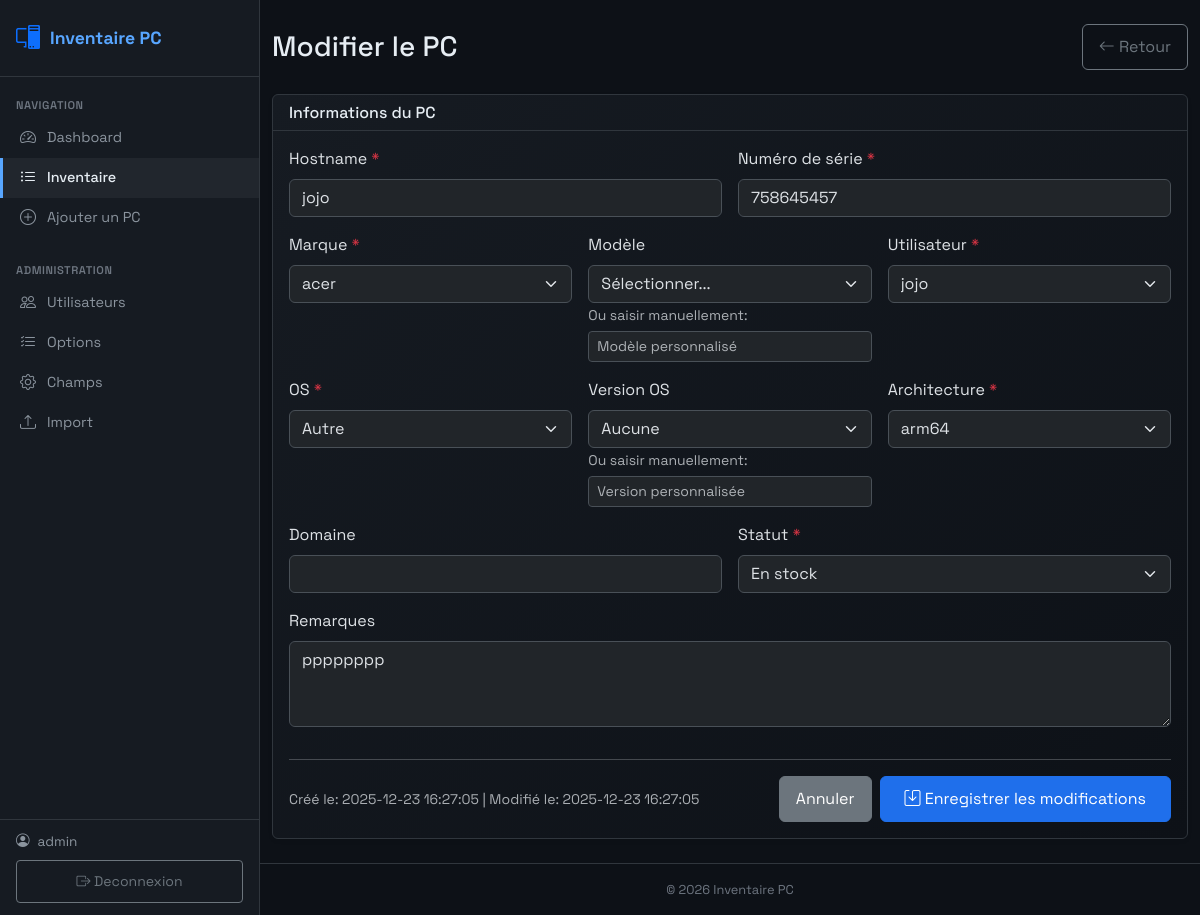
The page /pc_edit.php?id=69 (signed in) on the database its author committed.
### tables this page shows
CREATE TABLE `pcs` (
  `id` int(10) UNSIGNED NOT NULL,
  `hostname` varchar(100) NOT NULL,
  `serial` varchar(100) NOT NULL,
  `marque` varchar(80) NOT NULL,
  `modele` varchar(120) DEFAULT NULL,
  `utilisateur` varchar(120) NOT NULL,
  `domaine` varchar(120) DEFAULT NULL,
  `os` varchar(80) NOT NULL,
  `os_version` varchar(80) DEFAULT NULL,
  `architecture` enum('x86','x64','arm64') NOT NULL,
  `statut` enum('En service','En stock','En réparation','Retiré') NOT NULL,
  `remarques` text DEFAULT NULL,
  `created_at` timestamp NOT NULL DEFAULT current_timestamp(),
  `updated_at` timestamp NOT NULL DEFAULT current_timestamp() ON UPDATE current_timestamp()
);

### includes/get_options.php (called while the page is built, shortened)
<?php
$rows = $pdo->query(
    "SELECT field_name, option_group, option_value
     FROM field_options
     ORDER BY field_name, option_group, display_order, option_value"
)->fetchAll();
$marques = [];
$modeles = [];
$os      = [];
$os_version = [];
foreach ($rows as $row) {
    $fn  = $row['field_name'];
    $grp = $row['option_group'];
    $val = $row['option_value'];
    if ($fn === 'marque') {
        $marques[] = $val;
    } elseif ($fn === 'modele') {
        $modeles[$grp][] = $val;
    } elseif ($fn === 'os') {
        $os[$grp][] = $val;
    } elseif ($fn === 'os_version') {
        $os_version[] = $val;
    }
}
return [
    'marque'     => $marques,
    'modele'     => $modeles,
    'os'         => $os,
    'os_version' => $os_version,
];

### pc_edit.php (the view, shortened to what this page needs)
<?php
require __DIR__ . "/db.php";
$id = filter_input(INPUT_GET, "id", FILTER_VALIDATE_INT);
$options = require __DIR__ . "/get_options.php";
$stmtUsers = $pdo->query("SELECT DISTINCT utilisateur FROM pcs ORDER BY utilisateur");
$existingUsers = $stmtUsers->fetchAll(PDO::FETCH_COLUMN);
$stmtBrands = $pdo->query("SELECT DISTINCT marque FROM pcs ORDER BY marque");
$existingBrands = $stmtBrands->fetchAll(PDO::FETCH_COLUMN);
$allBrands = array_unique(array_merge($options['marque'], $existingBrands));
$stmt = $pdo->prepare("SELECT * FROM pcs WHERE id = ?");
$stmt->execute([$id]);
$pc = $stmt->fetch();
function e($v) { return htmlspecialchars((string)$v, ENT_QUOTES, "UTF-8"); }
require __DIR__ . "/partials/header.php";
?>
<div class="container-fluid py-4">
  <div class="d-flex justify-content-between align-items-center mb-4">
    <h3 class="mb-0">Modifier le PC</h3>
    <a class="btn btn-outline-secondary" href="pcs.php">
      <i class="bi bi-arrow-left"></i> Retour
    </a>
  </div>
  <div class="card shadow-sm">
    <div class="card-header">
      <h6 class="mb-0">Informations du PC</h6>
    </div>
    <div class="card-body">
      <form method="post" class="row g-3">
        <div class="col-md-6">
          <label class="form-label">Hostname <span class="text-danger">*</span></label>
          <input class="form-control" name="hostname" value="<?= e($_POST["hostname"] ?? $pc["hostname"]) ?>" required>
        </div>
        <div class="col-md-6">
          <label class="form-label">Numéro de série <span class="text-danger">*</span></label>
          <input class="form-control" name="serial" value="<?= e($_POST["serial"] ?? $pc["serial"]) ?>" required>
        </div>
        <div class="col-md-4">
          <label class="form-label">Marque <span class="text-danger">*</span></label>
          <select class="form-select" name="marque" id="marque" required>
            <?php foreach ($allBrands as $brand): ?>
              <?php $currentMarque = $_POST["marque"] ?? $pc["marque"]; ?>
              <option value="<?= e($brand) ?>" <?= $currentMarque === $brand ? "selected" : "" ?>>
                <?= e($brand) ?>
              </option>
            <?php endforeach; ?>
          </select>
        </div>
        <div class="col-md-4">
          <label class="form-label">Modèle</label>
          <select class="form-select" name="modele" id="modele">
            <option value="">Sélectionner...</option>
            <?php
            $currentModele = $_POST["modele"] ?? $pc["modele"];
            ?>
          </select>
          <small class="text-muted">Ou saisir manuellement:</small>
          <input class="form-control form-control-sm mt-1" name="modele_custom" id="modele_custom"
                 value="<?= e($currentModele) ?>" placeholder="Modèle personnalisé">
        </div>
        <div class="col-md-4">
          <label class="form-label">Utilisateur <span class="text-danger">*</span></label>
          <select class="form-select" name="utilisateur" id="utilisateur" required>
            <?php foreach ($existingUsers as $user): ?>
              <?php $currentUser = $_POST["utilisateur"] ?? $pc["utilisateur"]; ?>
              <option value="<?= e($user) ?>" <?= $currentUser === $user ? "selected" : "" ?>>
                <?= e($user) ?>
              </option>
            <?php endforeach; ?>
          </select>
        </div>
        <div class="col-md-4">
          <label class="form-label">OS <span class="text-danger">*</span></label>
          <select class="form-select" name="os" id="os" required>
            <?php foreach ($options['os'] as $osFamily => $osList): ?>
              <optgroup label="<?= e($osFamily) ?>">
                <?php foreach ($osList as $osName): ?>
                  <?php $currentOS = $_POST["os"] ?? $pc["os"]; ?>
                  <option value="<?= e($osName) ?>" <?= $currentOS === $osName ? "selected" : "" ?>>
                    <?= e($osName) ?>
                  </option>
                <?php endforeach; ?>
              </optgroup>
            <?php endforeach; ?>
          </select>
        </div>
        <div class="col-md-4">
          <label class="form-label">Version OS</label>
          <select class="form-select" name="os_version">
            <option value="">Aucune</option>
          </select>
          <small class="text-muted">Ou saisir manuellement:</small>
          <input class="form-control form-control-sm mt-1" name="os_version_custom"
                 value="<?= e($_POST["os_version"] ?? $pc["os_version"] ?? "") ?>" placeholder="Version personnalisée">
        </div>
        <div class="col-md-4">
          <label class="form-label">Architecture <span class="text-danger">*</span></label>
          <select class="form-select" name="architecture" required>
            <?php foreach (["x86","x64","arm64"] as $a): ?>
              <?php $cur = $_POST["architecture"] ?? $pc["architecture"]; ?>
              <option value="<?= e($a) ?>" <?= $cur === $a ? "selected" : "" ?>><?= e($a) ?></option>
            <?php endforeach; ?>
          </select>
        </div>
        <div class="col-md-6">
          <label class="form-label">Domaine</label>
          <input class="form-control" name="domaine" value="<?= e($_POST["domaine"] ?? $pc["domaine"]) ?>">
        </div>
        <div class="col-md-6">
          <label class="form-label">Statut <span class="text-danger">*</span></label>
          <select class="form-select" name="statut" required>
            <?php foreach (["En service","En stock","En réparation","Retiré"] as $s): ?>
              <?php $cur = $_POST["statut"] ?? $pc["statut"]; ?>
              <option value="<?= e($s) ?>" <?= $cur === $s ? "selected" : "" ?>><?= e($s) ?></option>
            <?php endforeach; ?>
          </select>
        </div>
        <div class="col-12">
          <label class="form-label">Remarques</label>
          <textarea class="form-control" name="remarques" rows="3"><?= e($_POST["remarques"] ?? $pc["remarques"]) ?></textarea>
        </div>
        <div class="col-12">
          <hr>
          <div class="d-flex justify-content-between align-items-center">
            <small class="text-muted">
              Créé le: <?= e($pc["created_at"]) ?> | Modifié le: <?= e($pc["updated_at"]) ?>
            </small>
            <div class="d-flex justify-content-end gap-2">
              <a href="pcs.php" class="btn btn-secondary">Annuler</a>
              <button type="submit" class="btn btn-primary px-4">
                <i class="bi bi-save"></i> Enregistrer les modifications
              </button>
            </div>
          </div>
        </div>
      </form>
    </div>
  </div>
</div>
<?php
require __DIR__ . "/partials/footer.php";

### assets/css/style.css (style rules this page uses)
:root { --gh-canvas: #0d1117; --gh-canvas-subtle: #161b22; --gh-canvas-inset: #010409; --gh-border-default: #30363d; --gh-border-muted: #21262d; --gh-fg-default: #e6edf3; --gh-fg-muted: #8b949e; --gh-fg-subtle: #6e7681; --gh-accent-blue: #58a6ff; --gh-accent-blue-bg: #1f6feb; --gh-accent-green: #3fb950; --gh-accent-red: #ff7b72; --gh-accent-yellow: #d29922; --gh-accent-purple: #bc8cff; --gh-sidebar-width: 260px; --gh-topbar-height: 56px; --bs-body-font-family: 'Space Grotesk', sans-serif; }
body { font-family: 'Space Grotesk', sans-serif; background: var(--gh-canvas); min-height: 100vh; color: var(--gh-fg-default); }
.card { background: linear-gradient(135deg, var(--gh-canvas-subtle), var(--gh-canvas)); border: 1px solid var(--gh-border-default); }
.card-header { background: transparent !important; border-bottom: 1px solid var(--gh-border-default); color: var(--gh-fg-default) !important; }
.card-header h5, .card-header h6 { color: var(--gh-fg-default) !important; }
.btn-primary { background: var(--gh-accent-blue-bg); border-color: var(--gh-accent-blue-bg); }
.btn { min-height: 44px; padding: 10px 16px; }

### rows shown on the page
pcs: hostname "jojo", serial "758645457", remarques "pppppppp", created_at "2025-12-23 16:27:05", updated_at "2025-12-23 16:27:05"

### other values the page prints
$_SESSION["username"] "admin"
form field marque "acer"
form field utilisateur "jojo"
form field os "Autre"
form field architecture "arm64"
form field statut "En stock"
